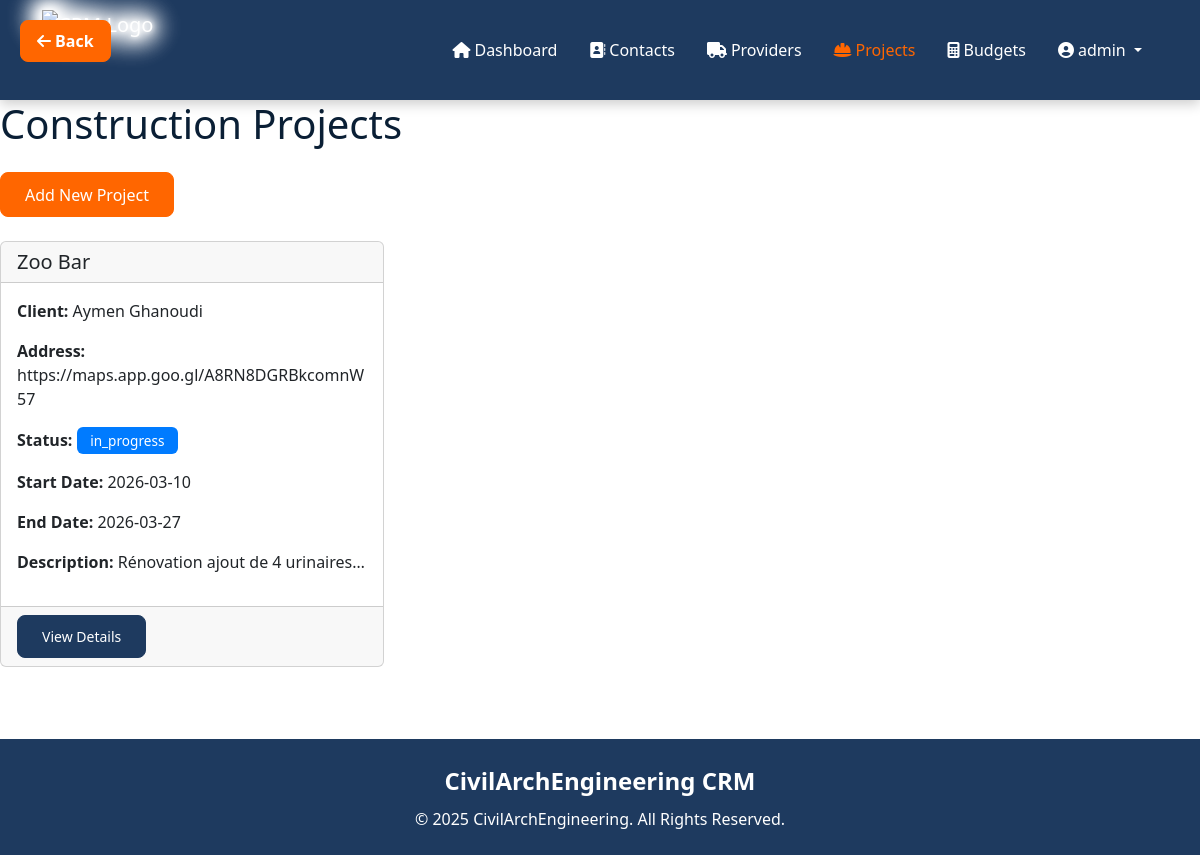
Page /projects (signed in) on the earlier database version.
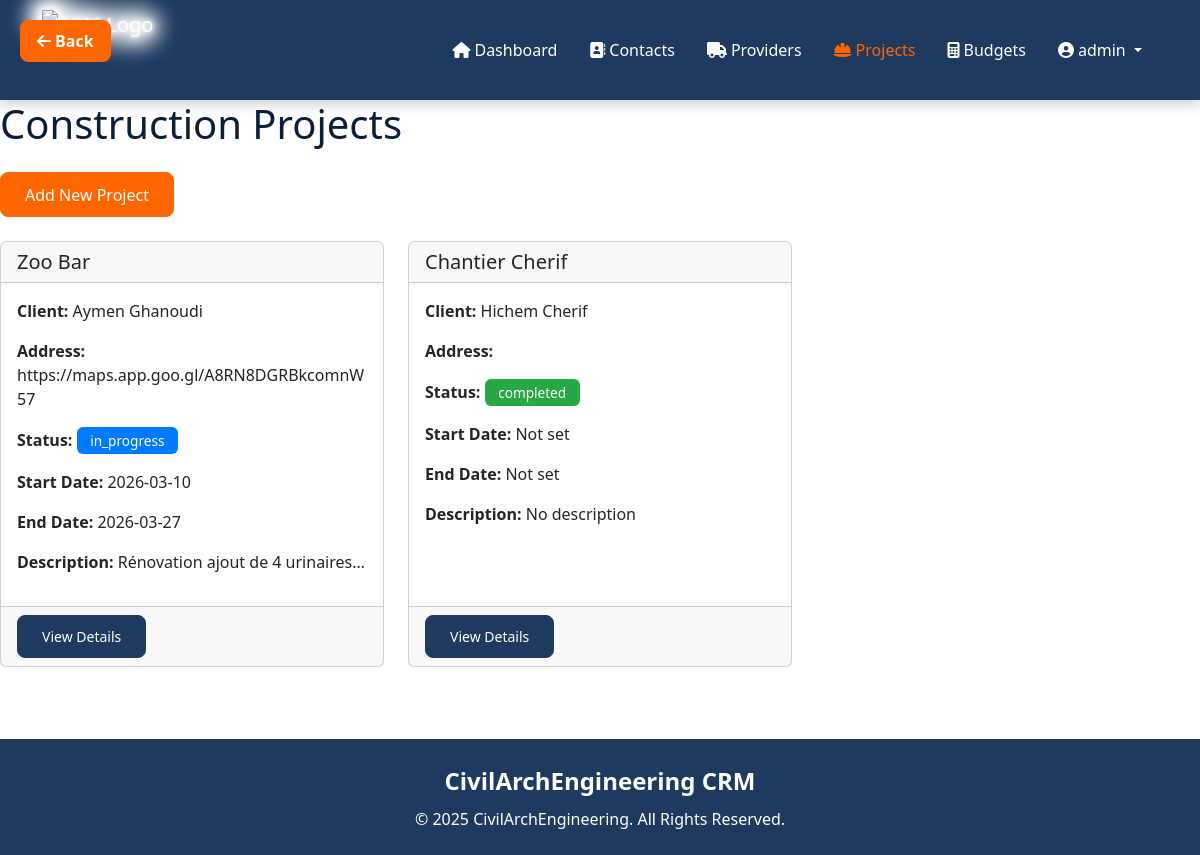
Same page on the later database version.
### app.py (models this page shows, shortened)
class User(UserMixin, db.Model):
    id = db.Column(db.Integer, primary_key=True)
    username = db.Column(db.String(80), unique=True, nullable=False)
    password_hash = db.Column(db.String(120), nullable=False)

class Project(db.Model):
    id = db.Column(db.Integer, primary_key=True)
    name = db.Column(db.String(100), nullable=False)
    client_name = db.Column(db.String(100))
    address = db.Column(db.String(200))
    start_date = db.Column(db.Date)
    end_date = db.Column(db.Date)
    status = db.Column(db.String(50))
    description = db.Column(db.Text)
    budget_total = db.Column(db.Float, default=0.0)

### app.py (the view)
@app.route('/projects')
@login_required
def projects():
    projects_list = Project.query.all()
    return render_template('projects.html', projects=projects_list)

### app.py (called while the page is built)
@login_manager.user_loader
def load_user(user_id):
    return User.query.get(int(user_id))

### templates/projects.html (shortened to what this page needs)
{% extends "base.html" %}
{% block content %}
<div class="row">
    <div class="col-12">
        <h1 class="mb-4">Construction Projects</h1>
    </div>
</div>
<div class="row mb-4">
    <div class="col-12">
        <button type="button" class="btn btn-warning" data-bs-toggle="modal" data-bs-target="#addProjectModal">
            Add New Project
        </button>
    </div>
</div>
<div class="row">
    {% for project in projects %}
    <div class="col-md-4 mb-4">
        <div class="card h-100">
            <div class="card-header">
                <h5 class="card-title mb-0">{{ project.name }}</h5>
            </div>
            <div class="card-body">
                <p><strong>Client:</strong> {{ project.client_name }}</p>
                <p><strong>Address:</strong> {{ project.address }}</p>
                <p><strong>Status:</strong>
                    <span class="badge bg-{{ 'warning' if project.status == 'planned' else 'primary' if project.status == 'in_progress' else 'success' }}">
                        {{ project.status }}
                    </span>
                </p>
                <p><strong>Start Date:</strong> {{ project.start_date.strftime('%Y-%m-%d') if project.start_date else 'Not set' }}</p>
                <p><strong>End Date:</strong> {{ project.end_date.strftime('%Y-%m-%d') if project.end_date else 'Not set' }}</p>
                <p class="text-truncate"><strong>Description:</strong> {{ project.description or 'No description' }}</p>
            </div>
            <div class="card-footer">
                <a href="{{ url_for('project_detail', id=project.id) }}" class="btn btn-sm btn-primary">View Details</a>
            </div>
        </div>
    </div>
    {% endfor %}
</div>
{% endblock %}

### templates/base.html (shortened to what this page needs)
<!DOCTYPE html>
<html lang="en">
<head>
    <link href="https://cdn.jsdelivr.net/npm/bootstrap@5.3.3/dist/css/bootstrap.min.css" rel="stylesheet">
    <link rel="stylesheet" href="https://cdnjs.cloudflare.com/ajax/libs/font-awesome/6.5.0/css/all.min.css">
    <link rel="stylesheet" href="{{ url_for('static', filename='style.css') }}">
</head>
<body>
    {% if request.endpoint != 'index' %}
    <button class="btn btn-warning position-fixed" onclick="history.back()"
            style="background-color: #ff8c00; border-color: #ff8c00; color: white; font-weight: bold;
                   top: 20px; left: 20px; z-index: 1050; border-radius: 8px; padding: 8px 16px;">
        <i class="fas fa-arrow-left me-1"></i>Back
    </button>
    {% endif %}
    <header class="fixed-top">
        <div class="container">
            <nav class="navbar navbar-expand-lg navbar-dark">
                <a class="navbar-brand" href="{{ url_for('index') }}">
                </a>
                <div class="collapse navbar-collapse justify-content-end" id="navbarNav">
                    <ul class="navbar-nav">
                        <li class="nav-item">
                            <a class="nav-link {% if request.endpoint == 'index' %}active{% endif %}" href="{{ url_for('index') }}">
                                <i class="fas fa-home me-1"></i>Dashboard
                            </a>
                        </li>
                        <li class="nav-item">
                            <a class="nav-link {% if request.endpoint == 'contacts' %}active{% endif %}" href="{{ url_for('contacts') }}">
                                <i class="fas fa-address-book me-1"></i>Contacts
                            </a>
                        </li>
                        <li class="nav-item">
                            <a class="nav-link {% if request.endpoint == 'providers' %}active{% endif %}" href="{{ url_for('providers') }}">
                                <i class="fas fa-truck me-1"></i>Providers
                            </a>
                        </li>
                        <li class="nav-item">
                            <a class="nav-link {% if request.endpoint == 'projects' %}active{% endif %}" href="{{ url_for('projects') }}">
                                <i class="fas fa-hard-hat me-1"></i>Projects
                            </a>
                        </li>
                        <li class="nav-item">
                            <a class="nav-link {% if request.endpoint == 'budgets' %}active{% endif %}" href="{{ url_for('budgets') }}">
                                <i class="fas fa-calculator me-1"></i>Budgets
                            </a>
                        </li>
                        {% if current_user.is_authenticated %}
                        <li class="nav-item dropdown">
                            <a class="nav-link dropdown-toggle" href="#" role="button" data-bs-toggle="dropdown">
                                <i class="fas fa-user-circle me-1"></i>{{ current_user.username }}
                            </a>
                        </li>
                        {% endif %}
                    </ul>
                </div>
            </nav>
        </div>
    </header>
    <main>
        {% block content %}{% endblock %}
    </main>
    <footer>
        <div class="container py-4">
            <p class="mb-2 fs-4 fw-bold">CivilArchEngineering CRM</p>
            <p class="mb-0">© 2025 CivilArchEngineering. All Rights Reserved.</p>
        </div>
    </footer>
</body>
</html>

### static/style.css (style rules this page uses)
:root { --primary: #1E3A5F; --primary-mid: #2C5282; --accent-glow: #4DA8DA; --accent: #FF6600; --dark-text: #0A1F35; --light-bg: #E8EEF4; --white: #FFFFFF; --sidebar-width: 250px; }
body { font-family: 'Segoe UI', Tahoma, Geneva, Verdana, sans-serif; color: var(--dark-text); background-color: #fff; padding-top: 100px; min-height: 100vh; display: flex; flex-direction: column; }
main { flex: 1; }
header { background: var(--primary); box-shadow: 0 4px 12px rgba(0,0,0,0.2); }
.navbar { padding: 0; min-height: 100px; }
.navbar-brand { display: flex; align-items: center; padding: 0; }
.nav-link { color: var(--white) !important; font-weight: 500; transition: color 0.3s; padding: 0.5rem 1rem !important; }
.nav-link:hover, .nav-link.active { color: var(--accent) !important; }
.nav-link i { margin-right: 0.3rem; }
.btn { border-radius: 8px; font-weight: 500; padding: 0.6rem 1.5rem; transition: all 0.3s; }
.btn-warning, .btn-warning:hover, .btn-warning:focus, .btn-warning:active { background-color: var(--accent) !important; border-color: var(--accent) !important; color: var(--white) !important; }
.btn-primary { background-color: var(--primary); border-color: var(--primary); }
footer { background: var(--primary); color: var(--white); text-align: center; margin-top: 3rem; }
.badge.bg-primary { background-color: #007bff !important; }
.badge.bg-success { background-color: #28a745 !important; }
.badge { color: white !important; padding: 0.5em 1em; font-size: 0.85em; font-weight: 500; }

Differences in the rows shown:
added Project: name "Chantier Cherif", client_name "Hichem Cherif", status "completed", start_date "Not set", end_date "Not set", description "No description"
